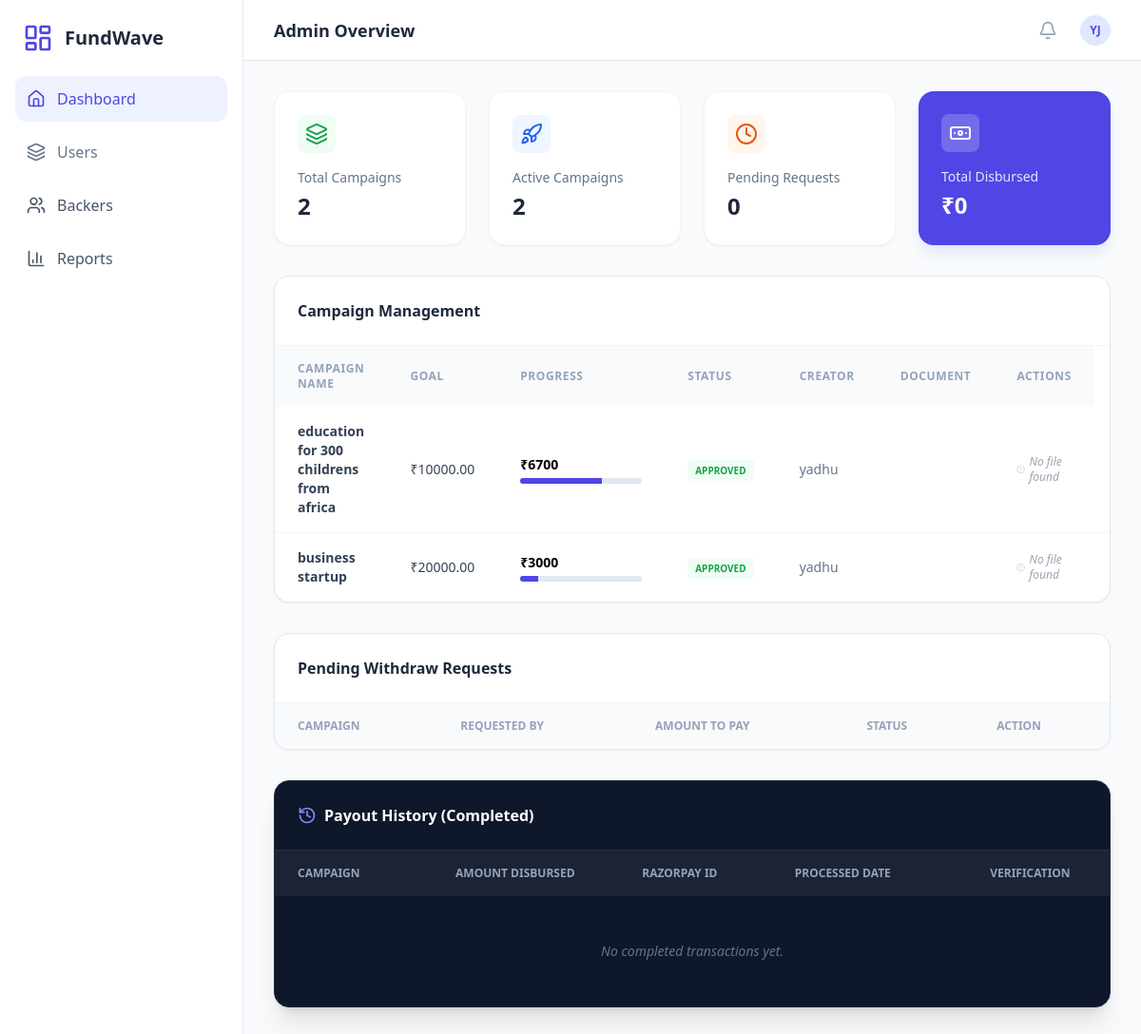
Before: /admindashboard/ with the older database file.
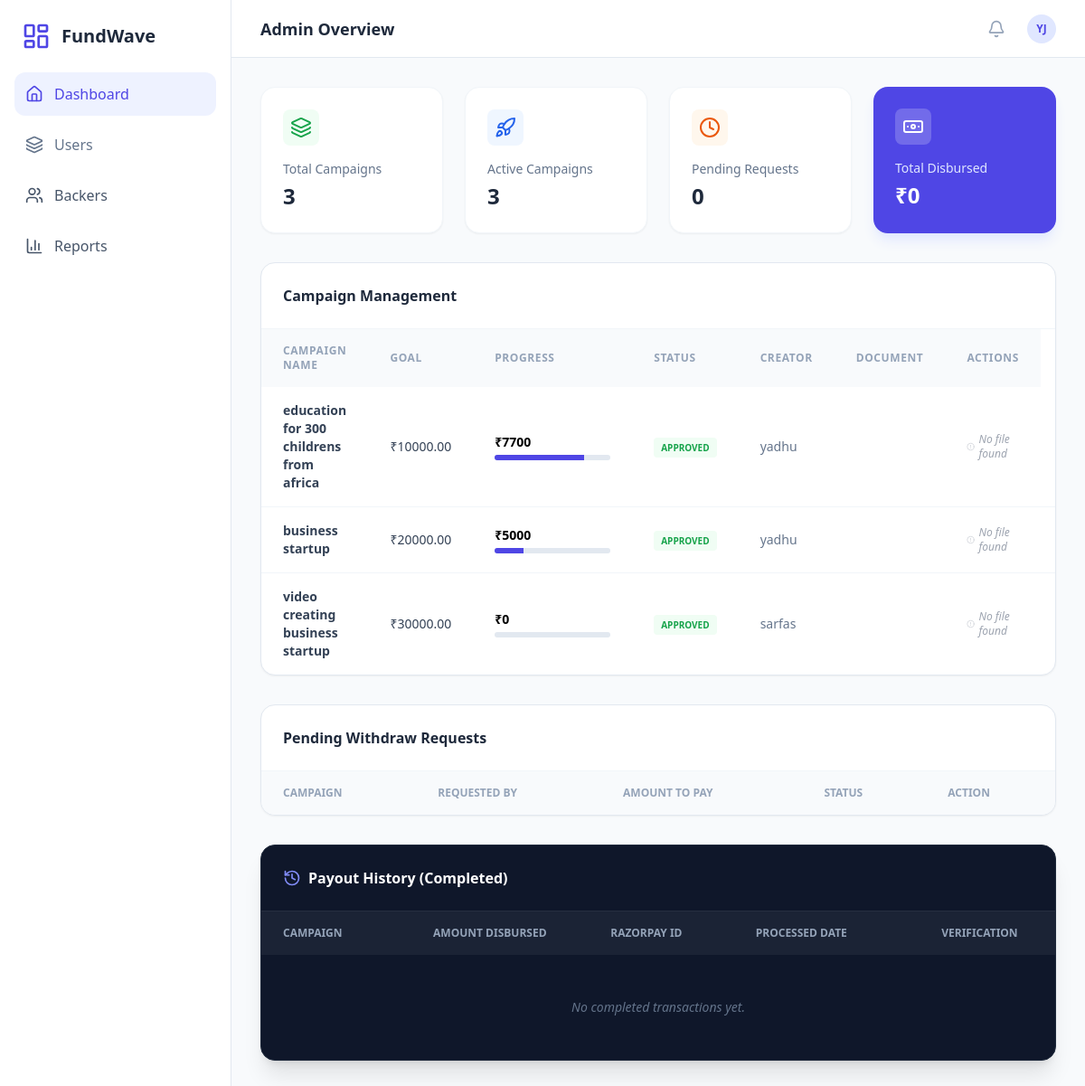
After: the same page with the newer database file.
### app/models.py (models this page shows, shortened)
class Campaign(models.Model):
    creator = models.ForeignKey(User, on_delete=models.CASCADE, related_name='campaigns')
    title = models.CharField(max_length=255)
    category = models.CharField(max_length=100)
    goal = models.DecimalField(max_digits=12, decimal_places=2)
    file=models.FileField(upload_to='campaign_files/',null=True,blank=True,default=None)
    description = models.TextField()
    conductor_name = models.CharField(max_length=255)
    conductor_contact = models.CharField(max_length=255, blank=True, null=True)
    conductor_bio = models.TextField(blank=True, null=True)
    razorpay_account_id = models.CharField(max_length=100, blank=True, null=True)
    image = models.ImageField(upload_to='campaign_banners/')
    STATUS_CHOICES = [
        ('pending', 'Pending Approval'),
        ('approved', 'Approved'),
        ('rejected', 'Rejected'),
        ('completed','Completed')
    ]
    status = models.CharField(max_length=20, choices=STATUS_CHOICES, default='pending')
    created_at = models.DateTimeField(auto_now_add=True)
    updated_at = models.DateTimeField(auto_now=True)
    def get_current_total(self):
        result = self.project.filter(is_paid=True).aggregate(total=Sum('cash'))
        return result['total'] or 0

### app/views.py (the view)
# urls.py: path('admindashboard/',views.admindashboard,name="admindashboard"),
def admindashboard(request):
    campains = Campaign.objects.all()
    total_count = campains.count()
    pending_count = Campaign.objects.filter(Q(status="pending") | Q(status="Rejected")).count()
    approved_count = Campaign.objects.filter(status="Approved").count()
    withdraw_requests = WithdrawalRequest.objects.all()
    pending_withdraw_count = WithdrawalRequest.objects.filter(status="pending").count()
    completed_payouts = Withdrawal.objects.filter(status="completed").order_by('-created_at')
    total_payout_sum = completed_payouts.aggregate(Sum('amount'))['amount__sum'] or 0
    context = {
        'campains': campains,
        'withdraw_requests': withdraw_requests,
        'completed_payouts': completed_payouts, # Pass this to HTML
        'total_payout_sum': total_payout_sum,
        'total_count': total_count,
        'pending_count': pending_count,
        'approved_count': approved_count,
        'pending_withdraw_count': pending_withdraw_count,
    }
    return render(request, 'admindashboard.html', context)

### templates/admindashboard.html (shortened to what the changed rows need)
<!DOCTYPE html>
<html lang="en">
<head>
    <script src="https://cdn.tailwindcss.com"></script>
</head>
<body class="bg-slate-50 flex h-screen overflow-hidden">
    <main class="flex-1 overflow-y-auto">
        <header class="h-16 bg-white border-b border-slate-200 flex items-center justify-between px-8 sticky top-0 z-20">
            <h2 class="text-lg font-semibold text-slate-800">Admin Overview</h2>
        </header>
        {% block content %}
        <div class="p-8">
            <div class="grid grid-cols-1 md:grid-cols-4 gap-6 mb-8">
                <div class="bg-white p-6 rounded-2xl border border-slate-100 shadow-sm">
                    <div class="p-2 w-fit bg-green-50 text-green-600 rounded-lg mb-4">
                        <i data-lucide="layers" class="w-6 h-6"></i>
                    </div>
                    <h3 class="text-slate-500 text-sm font-medium">Total Campaigns</h3>
                    <p class="text-2xl font-bold text-slate-800 mt-1">{{total_count}}</p>
                </div>
                <div class="bg-white p-6 rounded-2xl border border-slate-100 shadow-sm">
                    <div class="p-2 w-fit bg-blue-50 text-blue-600 rounded-lg mb-4">
                        <i data-lucide="rocket" class="w-6 h-6"></i>
                    </div>
                    <h3 class="text-slate-500 text-sm font-medium">Active Campaigns</h3>
                    <p class="text-2xl font-bold text-slate-800 mt-1">{{approved_count}}</p>
                </div>
            </div>
            <div class="bg-white rounded-2xl border border-slate-200 shadow-sm overflow-hidden mb-8">
                <div class="overflow-x-auto">
                    <table class="w-full text-left border-collapse text-sm">
                        <thead>
                            <tr class="bg-slate-50 text-slate-400 text-xs uppercase tracking-wider">
                                <th class="px-6 py-4">Campaign Name</th>
                                <th class="px-6 py-4">Goal</th>
                                <th class="px-6 py-4">Progress</th>
                                <th class="px-6 py-4">Status</th>
                                <th class="px-6 py-4">Creator</th>
                                <th class="px-6 py-3">Document</th>
                                <th class="px-6 py-4">Actions</th>
                            </tr>
                        </thead>
                        <tbody class="divide-y divide-slate-100">
                            {% for i in campains %}
                            <tr class="hover:bg-slate-50 transition-colors">
                                <td class="px-6 py-4 font-semibold text-slate-700">{{i.title}}</td>
                                <td class="px-6 py-4 text-slate-700">₹{{i.goal}}</td>
                                <td class="px-6 py-4">
                                    {% widthratio i.get_current_total i.goal 100 as progress %}
                                    <div class="flex items-center gap-2">
                                        <span class="font-bold">₹{{ i.get_current_total }}</span>
                                    </div>
                                    <div class="w-32 bg-slate-200 rounded-full h-1.5 mt-1 overflow-hidden">
                                        <div class="h-full bg-indigo-600" style="width: {{ progress }}%"></div>
                                    </div>
                                </td>
                                <td class="px-6 py-4">
                                    <span class="px-2 py-1 bg-green-50 text-green-600 rounded text-[10px] font-bold uppercase">{{i.status}}</span>
                                </td>
                                <td class="px-6 py-4 text-slate-500">{{i.conductor_name}}</td>
                               <td class="px-6 py-4">
 <td class="px-6 py-4">
    {% if i.file %}
        <a href="{{ i.file.url }}" target="_blank"
           class="flex items-center text-indigo-600 hover:text-indigo-800 font-medium group">
            <i data-lucide="file-check" class="w-4 h-4 mr-1.5 text-green-500"></i>
            <span class="truncate max-w-[100px]" title="{{ i.file.name }}">
                View Attached File
            </span>
        </a>
    {% else %}
        <div class="flex items-center text-gray-400 text-xs italic">
            <i data-lucide="alert-circle" class="w-3.5 h-3.5 mr-1 opacity-50"></i>
            No file found
        </div>
    {% endif %}
</td>
                                <td class="px-6 py-4">
</td>
                            </tr>
                            {% endfor %}
                        </tbody>
                    </table>
                </div>
            </div>
            <div class="bg-white rounded-2xl border border-slate-200 shadow-sm overflow-hidden mb-8">
                <div class="overflow-x-auto">
                    <table class="w-full text-left text-sm">
                        <thead>
                            <tr class="bg-slate-50 text-xs uppercase text-slate-400">
                                <th class="px-6 py-4">Campaign</th>
                                <th class="px-6 py-4">Requested By</th>
                                <th class="px-6 py-4">Amount to Pay</th>
                                <th class="px-6 py-4">Status</th>
                                <th class="px-6 py-4">Action</th>
                            </tr>
                        </thead>
                    </table>
                </div>
            </div>
            <div class="bg-slate-900 rounded-2xl border border-slate-800 shadow-xl overflow-hidden">
                <div class="overflow-x-auto">
                    <table class="w-full text-left text-sm">
                        <thead>
                            <tr class="bg-white/5 text-xs uppercase text-slate-400">
                                <th class="px-6 py-4 font-semibold">Campaign</th>
                                <th class="px-6 py-4 font-semibold text-center">Amount Disbursed</th>
                                <th class="px-6 py-4 font-semibold">Razorpay ID</th>
                                <th class="px-6 py-4 font-semibold">Processed Date</th>
                                <th class="px-6 py-4 font-semibold text-center">Verification</th>
                            </tr>
                        </thead>
                    </table>
                </div>
            </div>
        </div>
        {% endblock %}
    </main>
</body>
</html>

Changed rows visible on the page:
computed for Campaign "education for 300 childrens from africa": get_current_total "6700" → "7700"; {{ progress }} 67 → 77 (drawn)
computed for Campaign "business startup": get_current_total "3000" → "5000"; {{ progress }} 15 → 25 (drawn)
added Campaign: title "video creating business startup", goal "30000.00", get_current_total "0", status "APPROVED", conductor_name "sarfas", shows "No file found"
Other visible differences:
{{ total_count }}: "2" → "3"
{{ approved_count }}: "2" → "3"
